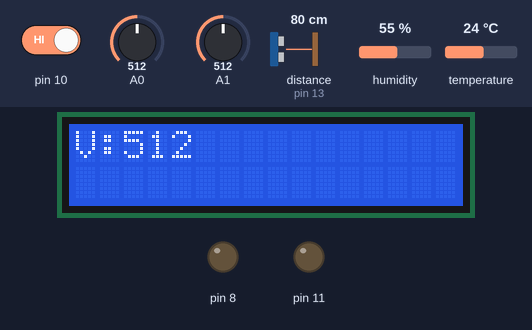
The sketch below on a simulated Arduino Uno, built with avr-gcc and run on an emulated ATmega328P. Parts: 16×2 character LCD, output pins drawn as LEDs (lit = HIGH). The inputs (shaded band) are chosen by the test bench; at power-on: distance to the obstacle (sensor on pin 13) 80 cm, temperature 24 °C, pin 10 HIGH, A0 = 512, A1 = 512, humidity 55 %. What the sketch prints to the serial monitor is not drawn.

Above: at 6.2 s.
6.3 s: distance to the obstacle (sensor on pin 13) set to 96 cm
At 14.6 s:
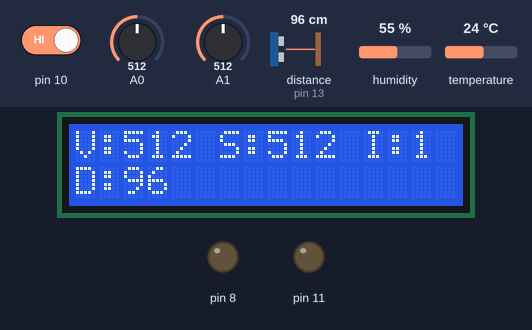
18.3 s: distance to the obstacle (sensor on pin 13) set to 103 cm
30.3 s: temperature set to 28 °C
At 35.9 s:
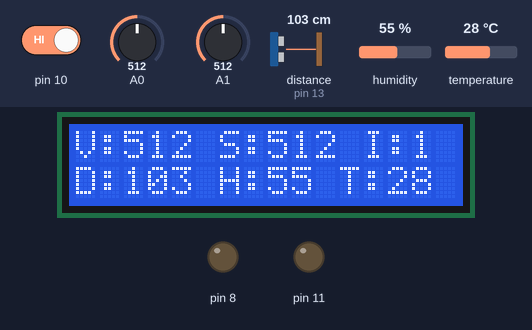
42.3 s: temperature set to 31 °C
At 50.8 s:
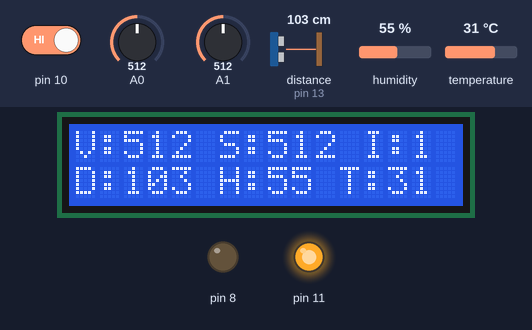
54.7 s: pin 10 driven LOW
At 61.0 s:
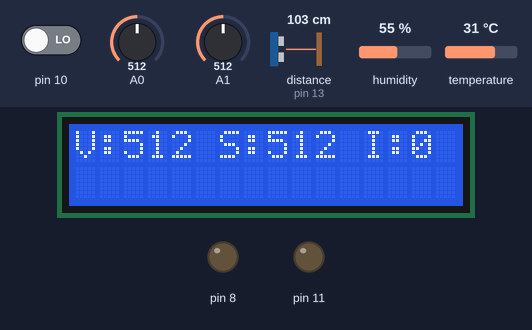
68.7 s: temperature set to 12 °C
At 80.1 s:
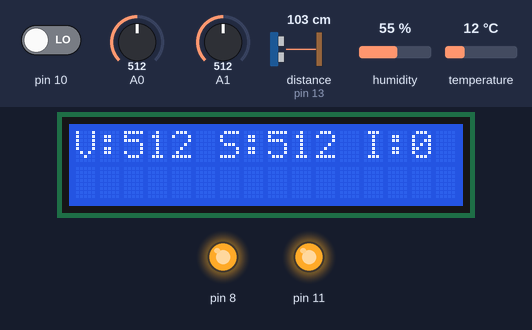
Timing chart, 0 to 81.6 s (numbered marks = the images above; inputs shaded):
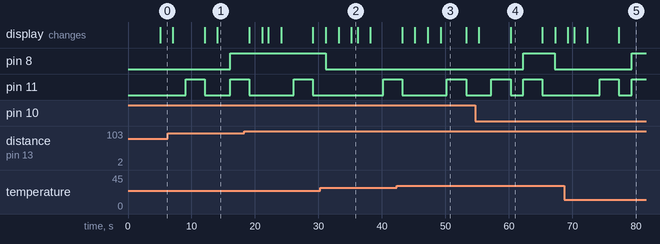

The sketch:

transmitter.ino
```cpp
#include "DHT.h"
#define DHTPIN 9
#define DHTTYPE DHT11  // DHT 11
DHT dht(DHTPIN, DHTTYPE);
#include <Ultrasonic.h>
Ultrasonic ultrasonic(12, 13);
int distance;
#include <LiquidCrystal.h>
LiquidCrystal lcd(2,3,4,5,6,7);
void setup()
{
 Serial.begin(9600);
 dht.begin();
 lcd.begin(16, 2);
 lcd.setCursor(0,0);
 lcd.print("VANET BASED");
 lcd.setCursor(0, 1);
 lcd.print("COMMUNICATION");
 delay(5000);
 lcd.clear();
 pinMode(10,INPUT);
 pinMode(8,OUTPUT);
 pinMode(11,OUTPUT);

}

void loop()
{
  lcd.setCursor(0,0);
  int V=analogRead(A0);lcd.print("V:");lcd.print(V);delay(1000);
  Serial.print("V:");Serial.println(V);delay(1000);

  lcd.setCursor(6,0);
  int S=analogRead(A1);lcd.print("S:");lcd.print(S);delay(1000);
  Serial.print("S:");Serial.println(S);delay(1000);
  if(S>400)
  {
    digitalWrite(11,1);delay(3000);digitalWrite(11,0);
  }
  else
  {
   digitalWrite(11,0);
  }

  lcd.setCursor(12,0);
  int I=digitalRead(10);lcd.print("I:");lcd.print(I);delay(1000);
  Serial.print("I:");Serial.println(I);delay(1000);
  if(I==0)
  {
    digitalWrite(8,1);digitalWrite(11,1);delay(3000);digitalWrite(11,0);
  }
  else
  {
  digitalWrite(8,0); digitalWrite(11,0);
  }

  lcd.setCursor(0,1);
  distance = ultrasonic.read();lcd.print("D:");lcd.print(distance);delay(1000);
  Serial.print("Distance in CM: ");Serial.println(distance);delay(1000);
  if(distance<100)
  {
    digitalWrite(8,1);digitalWrite(11,1);delay(3000);digitalWrite(11,0);
  }
  else
  {
  digitalWrite(8,0); digitalWrite(11,0);
  }


  lcd.setCursor(6,1);
  int h = dht.readHumidity();lcd.print("H:");lcd.print(h);delay(1000);
  Serial.print(F("Humidity: "));  Serial.print(h);delay(1000);

  lcd.setCursor(11,1);
  int t = dht.readTemperature();lcd.print("T:");lcd.print(t);delay(1000);
  Serial.print(F("%  Temperature: "));  Serial.print(t);  Serial.print(F("°C "));Serial.println("");
  if(t>29)
  {
    digitalWrite(11,1);delay(3000);digitalWrite(11,0);
  }
  else
  {
   digitalWrite(11,0);
  }


  lcd.clear();

}
```

Measured:
- the behaviour switches between 29 and 30 °C on temperature (found by bisection; images 2 and 3)
- after the input at 54.7 s, pin 8: LOW → HIGH after 7.6 s, → LOW 5.0 s later
- after the input at 68.7 s, pin 8: LOW → HIGH after 10.6 s
- by itself, pin 11: alternates HIGH for 3.0 s and LOW for 2.0 s
- what the display in image 2 shows lasts 1.0 s, from 35.2 s to 36.2 s
- what the display in image 3 shows lasts 4.0 s, from 49.3 s to 53.3 s
- what the display in image 4 shows lasts 5.0 s, from 60.3 s to 65.3 s
